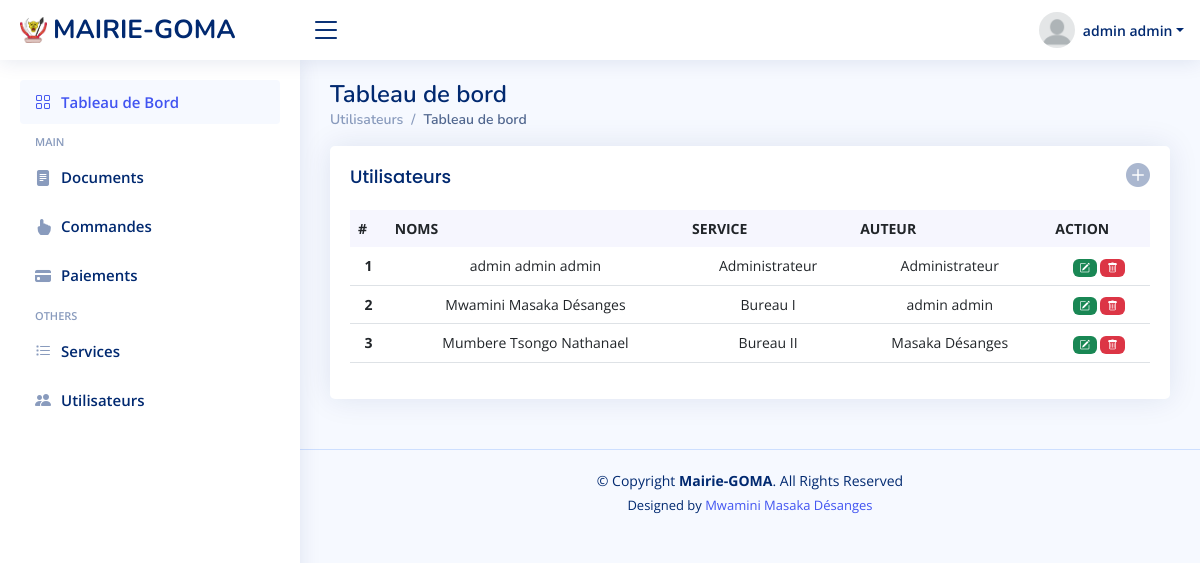
The page /utilisateurs.php (signed in) on the database its author committed.
### tables this page shows
CREATE TABLE `utilisateur` (
  `CODEUTILISATEUR` int(11) NOT NULL,
  `NOM` text DEFAULT NULL,
  `POSTNOM` text DEFAULT NULL,
  `PRENOM` text DEFAULT NULL,
  `FONCTION` int(11) DEFAULT NULL,
  `VISIBLE` int(11) DEFAULT NULL,
  `AUTEUR` text DEFAULT NULL
);

CREATE TABLE `service` (
  `CODESERVICE` int(11) NOT NULL,
  `DESIGNATION` text DEFAULT NULL,
  `EMAIL` text DEFAULT NULL,
  `VISIBLE` int(11) DEFAULT NULL,
  `AUTEUR` text DEFAULT NULL
);

### utilisateurs.php (called while the page is built, shortened)
<?php $pageTitle = "Utilisateurs"; ?>
<?php require_once 'vue/utilisateurs.php' ?>
<?php require('templates/layout.php') ?>

### classes/utilisateurs.php (called while the page is built, shortened)
<?php
class Utilisateurs
{
    public function afficher()
    {
        $con = new Database();
        $connect = $con->open();
        try {
            $stmt = $connect->prepare("SELECT utilisateur.CODEUTILISATEUR as CODEUTILISATEUR,  utilisateur.NOM as NOM,  utilisateur.POSTNOM as POSTNOM,  utilisateur.PRENOM as PRENOM, utilisateur.FONCTION,service.DESIGNATION as FONCTION,utilisateur.AUTEUR as AUTEUR FROM `utilisateur` inner join service on utilisateur.FONCTION = service.CODESERVICE WHERE utilisateur.VISIBLE=? ");
            $stmt->execute([$this->VISIBLE = 1]);
            return $stmt->fetchAll();
        } catch (Exception $e) {
            return $e->getMessage();
        }
    }
}

### vue/utilisateurs.php (the view, shortened to what this page needs)
<?php
require('./classes/utilisateurs.php');
require('./classes/services.php');
$data = new Utilisateurs();
$all = $data->afficher();
?>
<div class="col-lg-12">
    <div class="row">
        <div class="col-12">
            <div class="card recent-sales overflow-auto">
                <div class="filter">
                    <a class="icon " data-bs-toggle="modal" data-bs-target="#exampleModal"><i
                            class="bi bi-plus-circle-fill h4"></i></a>
                </div>
                <div class="card-body">
                    <h5 class="card-title"><?= $pageTitle ?></h5>
                    <table class="table datatable ">
                        <thead>
                            <tr>
                                <th scope="col">#</th>
                                <th scope="col">NOMS</th>
                                <th scope="col">SERVICE</th>
                                <th scope="col">AUTEUR</th>
                                <th scope="col">ACTION</th>
                            </tr>
                        </thead>
                        <tbody class="text-center">
                            <?php
                            foreach ($all as $key => $val) {
                            ?>
                            <tr>
                                <th scope="row fw bold"><?= $val['CODEUTILISATEUR'] ?></th>
                                <td class="fw bold"><?= $val['NOM'] . " " . $val['POSTNOM'] . " " . $val['PRENOM'] ?>
                                </td>
                                <td class="fw bold"><?= $val['FONCTION'] ?></td>
                                <td class="fw bold"><?= $val['AUTEUR'] ?></td>
                                <td class="fw bold text-center p-md-2">
                                    <a class="text-info mx-auto md-2"
                                        href="./updatedocuments.php?id=<?= $val['CODEUTILISATEUR'] ?>">
                                        <span class="badge bg-success ">
                                            <i class="bi bi-pencil-square fa-lg "></i>
                                        </span>
                                    </a>
                                    <a class="text-info mx-auto pd-2"
                                        href="./controller/documents.php?id=<?= $val['CODEUTILISATEUR'] ?>&supprimer=true">
                                        <span class="badge bg-danger ">
                                            <i class="bi bi-trash fa-lg "></i>
                                        </span>
                                    </a>
                                </td>
                            </tr>
                            <?php
                            }
                            ?>
                        </tbody>
                    </table>
                </div>
            </div>
        </div>
    </div>
</div>

### assets/css/style.css (style rules this page uses)
:root { scroll-behavior: smooth; }
body { font-family: "Open Sans", sans-serif; background: #f6f9ff; color: #444444; }
a { color: #4154f1; text-decoration: none; }
h1, h2, h3, h4, h5, h6 { font-family: "Nunito", sans-serif; }
.card { margin-bottom: 30px; border: none; border-radius: 5px; box-shadow: 0px 0 30px rgba(1, 41, 112, 0.1); }
.card-title { padding: 20px 0 15px 0; font-size: 18px; font-weight: 500; color: #012970; font-family: "Poppins", sans-serif; }
.card-body { padding: 0 20px 20px 20px; }
.dashboard .filter { position: absolute; right: 0px; top: 15px; }
.dashboard .filter .icon { color: #aab7cf; padding-right: 20px; padding-bottom: 5px; transition: 0.3s; font-size: 16px; }
.dashboard .recent-sales { font-size: 14px; }
.dashboard .recent-sales .table thead { background: #f6f6fe; }
.dashboard .recent-sales .table thead th { border: 0; }

### rows shown on the page
utilisateur: CODEUTILISATEUR "1", NOM "admin", POSTNOM "admin", PRENOM "admin", service.DESIGNATION "Administrateur", AUTEUR "Administrateur"
utilisateur: CODEUTILISATEUR "2", NOM "Mwamini", POSTNOM "Masaka", PRENOM "Désanges", service.DESIGNATION "Bureau I", AUTEUR "admin admin"
utilisateur: CODEUTILISATEUR "3", NOM "Mumbere", POSTNOM "Tsongo", PRENOM "Nathanael", service.DESIGNATION "Bureau II", AUTEUR "Masaka Désanges"

### other values the page prints
$_SESSION["postnom"] "admin"
$_SESSION["prenom"] "admin"
$pageTitle "Utilisateurs"
